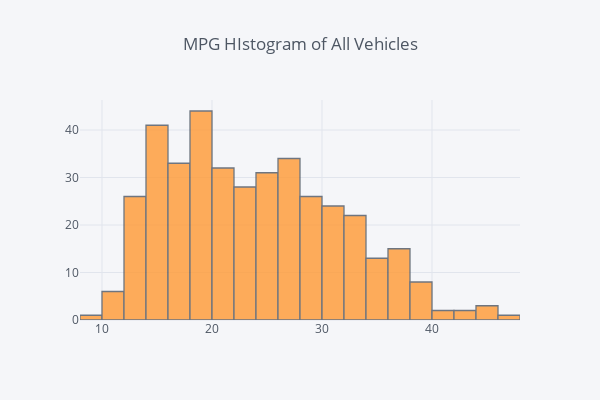

Here is the notebook cell this chart was saved with:
### Code cell
iplot(df.mpg.iplot(asFigure=True, kind='histogram', title='MPG HIstogram of All Vehicles', 
                   dimensions=(600,400)), show_link=False)

### Figure 1 — Plotly figure (JSON) as saved in the notebook; plotly's stock layout.template omitted (floating-point values rounded to 4 significant figures; data arrays with more than 128 entries replaced by an {"elided": "..."} marker saying what was removed)
{"data": [{"histfunc": "count", "histnorm": "", "marker": {"color": "rgba(255, 153, 51, 1.0)", "line": {"color": "#4D5663", "width": 1.3}}, "name": "mpg", "opacity": 0.8, "orientation": "v", "type": "histogram", "x": {"elided": "392 float values"}}], "layout": {"barmode": "overlay", "height": 400, "legend": {"bgcolor": "#F5F6F9", "font": {"color": "#4D5663"}}, "paper_bgcolor": "#F5F6F9", "plot_bgcolor": "#F5F6F9", "title": "MPG HIstogram of All Vehicles", "titlefont": {"color": "#4D5663"}, "width": 600, "xaxis1": {"gridcolor": "#E1E5ED", "showgrid": true, "tickfont": {"color": "#4D5663"}, "title": "", "titlefont": {"color": "#4D5663"}, "zerolinecolor": "#E1E5ED"}, "yaxis1": {"gridcolor": "#E1E5ED", "showgrid": true, "tickfont": {"color": "#4D5663"}, "title": "", "titlefont": {"color": "#4D5663"}, "zerolinecolor": "#E1E5ED"}}}
